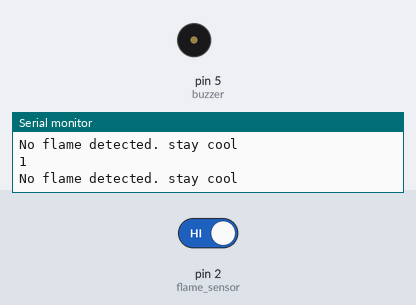
Bench run of a sketch on a simulated Arduino Uno, built with avr-gcc and run on an emulated ATmega328P. On the bench: buzzer (waves = sounding, pin HIGH), the last lines printed to the serial monitor. The test bench sets the inputs (shaded band); at power-on: pin 2 (flame_sensor) HIGH.

Above: at 2.8 s.
2.9 s: pin 2 (flame_sensor) driven LOW
At 3.6 s:
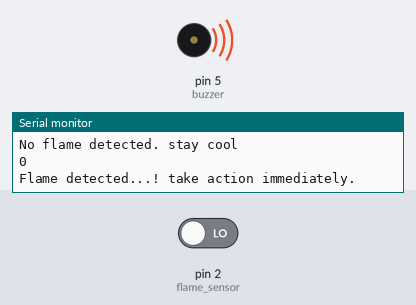
4.5 s: pin 2 (flame_sensor) driven HIGH
At 6.6 s:
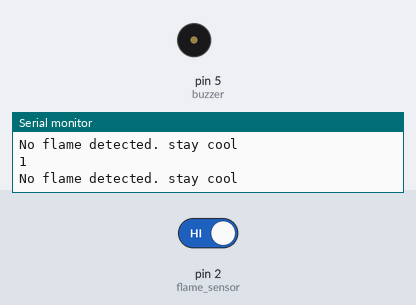
Timing chart, 0 to 8.1 s (numbered marks = the images above; inputs shaded):
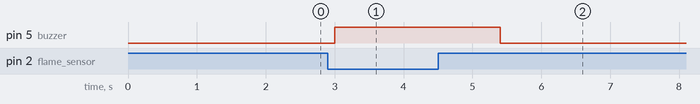

Measured:
- after the input at 2.9 s, pin 5 (buzzer): LOW → HIGH after 0.10 s
- after the input at 4.5 s, pin 5 (buzzer): HIGH → LOW after 0.90 s

The sketch:

flame.ino
```cpp
int buzzer = 5;
//int LED = 7;
int flame_sensor = 2;
int flame_detected;

void setup()
{
  Serial.begin(9600);
  pinMode(buzzer, OUTPUT);
  pinMode(flame_sensor, INPUT);
}

void loop()
{
  flame_detected = digitalRead(flame_sensor);
  Serial.println(flame_detected);
  if (flame_detected == LOW)
  {
    Serial.println("Flame detected...! take action immediately.");
    digitalWrite(buzzer, HIGH);
    delay(200);
  }
  else
  {
    Serial.println("No flame detected. stay cool");
    digitalWrite(buzzer, LOW);
  }
  delay(1000);
}
```
